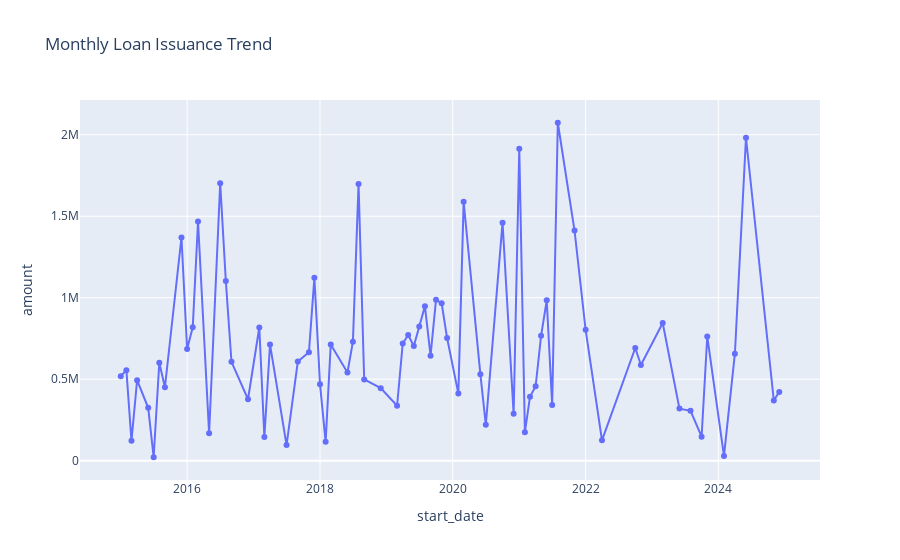

Write notebook code for a chart like this one.
### Code cell
## 4.10 Monthly Loan Issuance Trend
loan_trend = loans.groupby(loans['start_date'].dt.to_period("M"))['amount'].sum().reset_index()
loan_trend['start_date'] = loan_trend['start_date'].astype(str)

fig = px.line(loan_trend, x="start_date", y="amount",
              title="Monthly Loan Issuance Trend", markers=True)
fig.show()
